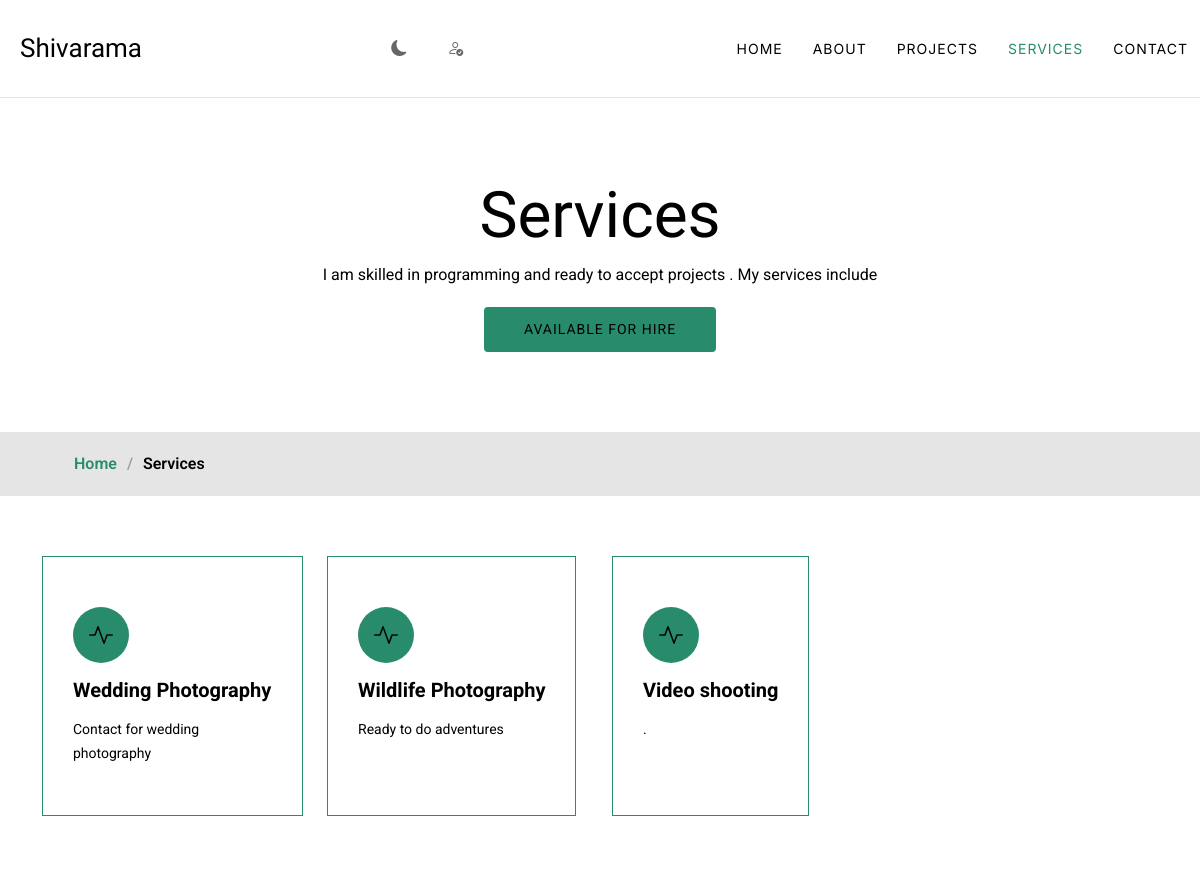
Page /services/ on the committed database.
### adminapp/models.py (models this page shows, shortened)
class Services(models.Model):
    title = models.CharField(max_length=200)
    description = models.TextField()

### viewerapp/views.py (the view)
# urls.py: path('services/', views.services, name='services'),
def services(request):
    services=Services.objects.all()
    return render(request, 'viewerapp/services.html',{'services': services})

### templates/viewerapp/services.html (shortened to what this page needs)
{% extends 'viewerapp/index.html' %}
{% load static %}
{% block content %}
<div class="page-title" data-aos="fade">
  <div class="heading">
    <div class="container">
      <div class="row d-flex justify-content-center text-center">
        <div class="col-lg-8">
          <h1>Services</h1>
          <p class="mb-0">I am skilled in programming and ready to accept projects . My services include</p>
          <a href="{% url 'contact' %}" class="cta-btn">Available for Hire<br></a>
        </div>
      </div>
    </div>
  </div>
  <nav class="breadcrumbs">
    <div class="container">
      <ol>
        <li><a href="{% url 'index' %}">Home</a></li>
        <li class="current">Services</li>
      </ol>
    </div>
  </nav>
</div>
<section id="services" class="services section">
  <div class="container">
    <div class="row gy-4">
      {% for service in services %}
      <div class="col-xl-3 col-md-6 d-flex"  data-aos="fade-up" data-aos-delay="100" >
        <div class="service-item position-relative" style="background-color: var(--background-color); color: var(--heading-color); border:1px solid var(--accent-color);">
          <div class="icon"><i class="bi bi-activity icon"></i></div>
          <h4><a href="" class="stretched-link">{{ service.title }}</a></h4>
          <p>{{ service.description }}</p>
        </div>
      </div>
      {% endfor %}
    </div>
  </div>
</section>
{% endblock %}

### static/assets/css/main.css (style rules this page uses)
:root { --default-font: "Roboto", system-ui, -apple-system, "Segoe UI", Roboto, "Helvetica Neue", Arial, "Noto Sans", "Liberation Sans", sans-serif, "Apple Color Emoji", "Segoe UI Emoji", "Segoe UI Symbol", "Noto Color Emoji"; --heading-font: "Cardo", sans-serif; --nav-font: "Inter", sans-serif; }
:root { --nav-color: rgba(255, 255, 255, 0.5); --nav-hover-color: var(--accent-color); --nav-dropdown-background-color: #161718; --nav-dropdown-color: rgba(255, 255, 255, 0.5); --nav-dropdown-hover-color: #ffffff; }
:root { scroll-behavior: smooth; }
body { color: var(--default-color); background-color: var(--background-color); font-family: var(--default-font); }
a { color: var(--accent-color); text-decoration: none; transition: 0.3s; }
h1, h2, h3, h4, h5, h6 { color: var(--heading-color); font-family: var(--heading-font); }
.page-title { color: var(--default-color); background-color: var(--background-color); position: relative; }
.page-title .heading { padding: 80px 0; border-top: 1px solid color-mix(in srgb, var(--default-color), transparent 90%); }
.page-title .heading h1 { font-size: 64px; font-weight: 400; }
.page-title .heading .cta-btn { color: var(--default-color); background: var(--accent-color); font-weight: 400; font-size: 14px; display: inline-block; margin-top: 20px; padding: 12px 40px; border-radius: 4px; transition: 0.5s; text-transform: uppercase; letter-spacing: 1px; }
.page-title nav { background-color: color-mix(in srgb, var(--default-color), transparent 90%); padding: 20px 0; }
.page-title nav ol { display: flex; flex-wrap: wrap; list-style: none; margin: 0; font-size: 16px; font-weight: 600; }
.page-title nav ol li+li { padding-left: 10px; }
.page-title nav ol li+li::before { content: "/"; display: inline-block; padding-right: 10px; color: color-mix(in srgb, var(--default-color), transparent 70%); }
section, .section { color: var(--default-color); background-color: var(--background-color); padding: 60px 0; scroll-margin-top: 100px; overflow: clip; }
.services .service-item { background-color: var(--contrast-color); padding: 50px 30px; transition: all 0.3s ease-in-out; height: 100%; position: relative; z-index: 1; }
.services .service-item:before { content: ""; position: absolute; background: var(--accent-color); inset: 100% 0 0 0; transition: all 0.3s; z-index: -1; }
.services .service-item .icon { margin-bottom: 15px; }
.services .service-item .icon i { color: var(--default-color); background-color: var(--accent-color); font-size: 24px; width: 56px; height: 56px; display: flex; align-items: center; justify-content: center; border-radius: 50%; transition: ease-in-out 0.3s; }
.services .service-item h4 { font-weight: 700; margin-bottom: 15px; font-size: 20px; font-family: var(--default-font); }
.services .service-item h4 a { color: var(--heading-color); transition: ease-in-out 0.3s; }
.services .service-item p { line-height: 24px; font-size: 14px; margin-bottom: 0; transition: ease-in-out 0.3s; }

### rows in the picture
Services: title "Wedding Photography", description "Contact for wedding photography"
Services: title "Wildlife Photography", description "Ready to do adventures"
Services: title "Video shooting", description "."
